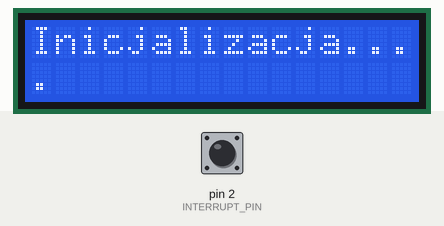
The sketch below on a simulated Arduino Nano, built with avr-gcc and run on an emulated ATmega328P. Parts: 16×2 character LCD. Inputs (shaded band) come from the test bench; at power-on: pin 2 (INTERRUPT_PIN) HIGH.

Above: at 0.1 s.
At 0.5 s:
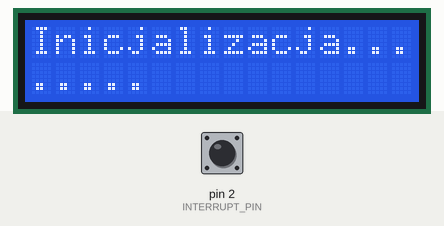
At 1.0 s:
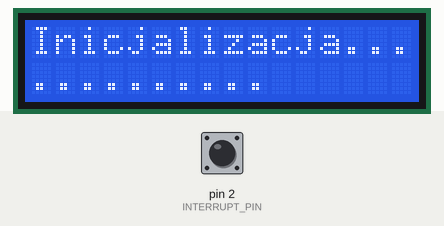
At 1.4 s:
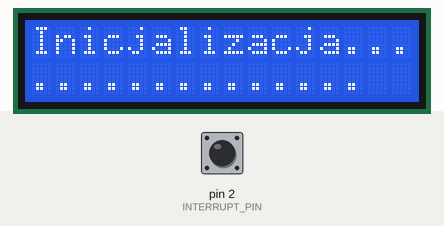
At 1.9 s:
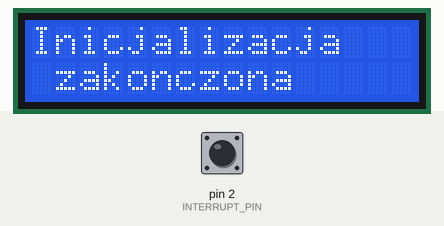
At 4.61 s:
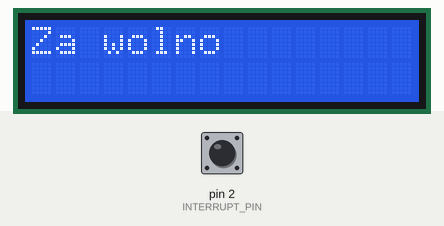

The sketch:

main.ino
```cpp
#include <LiquidCrystal.h>

//PINY od LCD
#define RS A0
#define EN A2
#define D4 A3
#define D5 A4
#define D6 11
#define D7 3

#define ANALOG_PIN A7
#define INTERRUPT_PIN 2
#define LED_PIN 13

#define VREF 100

unsigned int rpmtime;
float rpm;
bool tooslow;


LiquidCrystal lcd(RS,EN,D4,D5,D6,D7);

void setup()
{
  //setup licznika
  TCCR1A = 0;
  TCCR1B = 0;
  TCCR1B |= (1 << CS12) | (1<<CS10); //Prescaler 1024
  TIMSK1 |= (1 << TOIE1); //enable timer overflow

  attachInterrupt(digitalPinToInterrupt(INTERRUPT_PIN), przerwanie, FALLING); //konfiguracja przerwania

  lcd.begin(16,2); //konfiguracja LCD
  lcd.clear();
  wyswietlInit();
}

void loop()
{
  lcd.clear();
  if (tooslow == 1)
  {
    wyswietlZaWolno();
  }
  else
  {
    rpm = obliczRPM(rpmtime);
    wyswietlRpm(rpm);
  }
}


ISR(TIMER1_OVF_vect)
{
 //kiedy cos kreci sie za wolno, i mamy timer overflow
  tooslow = 1;
}


void przerwanie()
{
  if(analogRead(ANALOG_PIN) < VREF)
  {
  rpmtime = TCNT1; //wartość z licznika
  TCNT1 = 0; //zerowanie flagi
  tooslow = 0; //zerowanie flagi timer overflow
  }
}


// Przeliczanie czasu z licznika na wynik w RPM - by Kajetan Wierszelis 16.12.2021r
// Zalozono zegar 16 MHz / prescaler 1024 =  15 625 Hz czest przerwania
// czyli 1 tick = 64 us... ok
float obliczRPM(unsigned int rpmtime)
{
  float obliczone = 0;
  // obliczone = 10^6 / (rpmtime * 64); // *64 to po prostu 2^6 czyli 6 bitshiftów w lewo
  // inaczej obliczone = 10^6/64 / rpmtime;
  obliczone = 15625.0 / rpmtime;
  // Poniewaz powyszsza wartosc jest w Hertzach/Rotations Per Second, to
  obliczone *= 60;
  return obliczone;
}

void wyswietlInit()
{
  lcd.setCursor(0,0); //postawienie kursora w lewym gornym rogu LCD
  lcd.write("Inicjalizacja..."); //wyswietl komunikat
  for(int i=0; i<16;i++) //LCD ma 16 znaków w jednym wierszu
  {
    lcd.setCursor(i,1); // wyswietl kropke w kazdej kolumnie
    lcd.write(".");
    delay(100); //co 100 ms
  }
  delay(200); //odczekaj
  lcd.clear(); //wyczysc
  lcd.setCursor(0,0); //kursor w lewym gornym rogu
  lcd.write("Inicjalizacja"); //wyswietl komunikat
  lcd.setCursor(1,5); //kursor na srodku dolnego wiersza
  lcd.write("zakonczona"); //wyswietl komunikat
  delay(1000); //odczekaj
}

void wyswietlZaWolno()
{
    lcd.setCursor(0,0); //postawienie kursora w lewym gornym rogu LCD
    lcd.write("Za wolno"); //wyswietl komunikat
    delay(100); //poczekaj
    lcd.clear(); //odswiez
}

void wyswietlRpm(float rpm)
{
lcd.clear();    //czyszczenie ekranu z wszelkich pozostałości
lcd.setCursor(0,0); //postawienie kursora w lewym gornym rogu LCD
lcd.write("RPM: ");  // wyswietlenie 1. linijki tekstu
lcd.setCursor(0,1); //postawienie kursora w drugiej linijce
lcd.print(rpm); //wypisz wynik
delay(500); //delay zeby moc odczytac wynik
lcd.clear(); //po pół sekundy odśwież
}
```

Measured:
- what the display in image 4 shows lasts 1.0 s, from 1.9 s to 2.9 s
- what the display in image 5 shows lasts 0.4 s, from 4.4 s to 4.8 s
